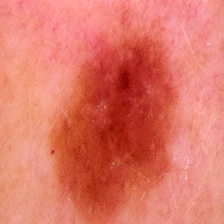
#> input picture Data/train/benign/1012.jpg, 224 x 224 px; its folder holds 4 pictures in this run
$ jupyter execute --allow-errors 'Skin Cancer Detection.ipynb'
#> lines starting #> are read from the running program, lines starting #| are printed output that depends on the picture
## Skin Cancer Detection
By Effy Fang, Ying Huang, Kai Li

[cell 1]
import matplotlib.pyplot as plt
import numpy as np
import pandas as pd
import os
import seaborn as sns
from PIL import Image

[cell 2]
folder_benign_train = 'Data/train/benign'
folder_malignant_train = 'Data/train/malignant'

folder_benign_test = 'Data/test/benign'
folder_malignant_test = 'Data/test/malignant'

[cell 3]
#load train file
read = lambda imname: np.asarray(Image.open(imname).convert("RGB"))
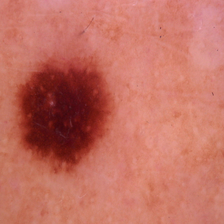
#> input picture Data/train/benign/1064.jpg, 224 x 224 px
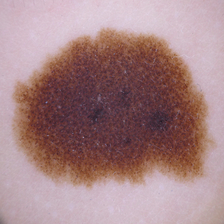
#> input picture Data/train/benign/1138.jpg, 224 x 224 px
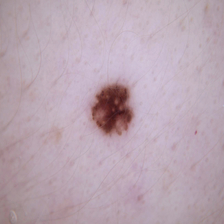
#> input picture Data/train/benign/1140.jpg, 224 x 224 px
ims_benign = [read(os.path.join(folder_benign_train, filename)) for filename in os.listdir(folder_benign_train)]
X_benign = np.array(ims_benign, dtype='uint8')
#> (the rest of this cell did not finish here and is left out)

[cell 4]
#create labels for train
y_benign = np.zeros(X_benign.shape[0])
#> y_benign = [0, 0, 0, 0]
#> (the rest of this cell did not finish here and is left out)
